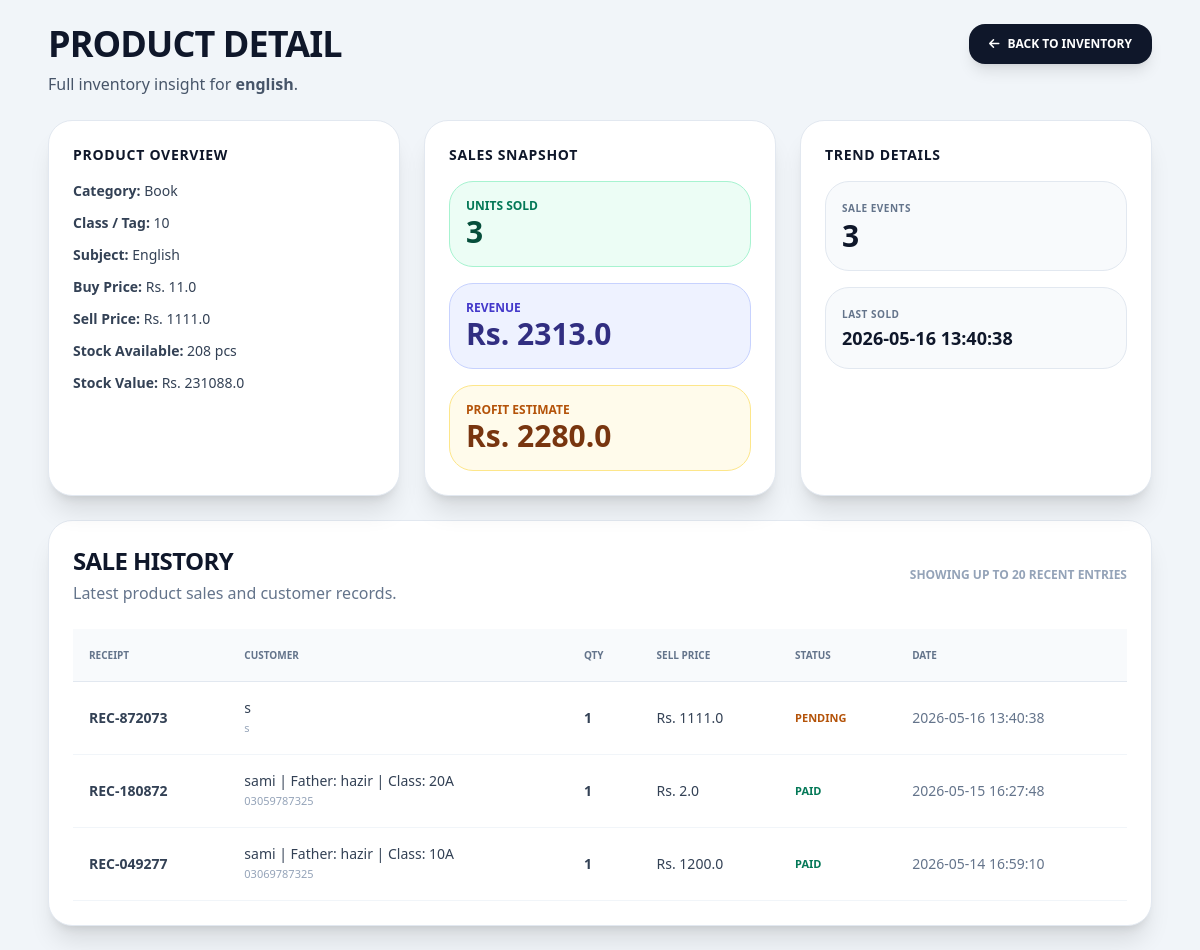
Page /product/3 (signed in) on the committed database.
### tables this page shows
CREATE TABLE products (
        id INTEGER PRIMARY KEY AUTOINCREMENT,
        name TEXT NOT NULL,
        category TEXT, -- Book, Notebook, Stationery
        student_class TEXT,
        subject TEXT,
        purchase_price REAL,
        selling_price REAL,
        stock INTEGER
    , tag TEXT, variation TEXT);

CREATE TABLE sale_items (sale_id INTEGER, product_name TEXT, qty INTEGER, price REAL);

CREATE TABLE sales (
        id INTEGER PRIMARY KEY AUTOINCREMENT,
        customer_id INTEGER,
        receipt_number TEXT UNIQUE,
        total_amount REAL,
        profit REAL,
        payment_status TEXT, -- 'Paid' or 'Pending' (Udhaar)
        timestamp DATETIME DEFAULT CURRENT_TIMESTAMP
    , cash_paid REAL DEFAULT 0);

CREATE TABLE customers (id INTEGER PRIMARY KEY AUTOINCREMENT, name TEXT, phone TEXT, student_name TEXT);

### main.py (the view)
@app.get("/product/{product_id}")
async def product_detail(request: Request, product_id: int):
    if not is_logged_in(request): raise HTTPException(status_code=401)
    conn = get_db()
    product = conn.execute("SELECT * FROM products WHERE id = ?", (product_id,)).fetchone()
    if not product:
        conn.close()
        raise HTTPException(status_code=404, detail="Product not found")
    analytics = conn.execute("""
        SELECT
            SUM(si.qty) as total_units,
            SUM(si.qty * si.price) as total_revenue,
            MAX(s.timestamp) as last_sold,
            COUNT(*) as sale_count
        FROM sale_items si
        JOIN sales s ON si.sale_id = s.id
        WHERE si.product_name = ?
    """, (product['name'],)).fetchone()
    sales = conn.execute("""
        SELECT si.qty, si.price, s.receipt_number, s.payment_status, s.timestamp,
               c.name as customer_name, c.phone as customer_phone
        FROM sale_items si
        JOIN sales s ON si.sale_id = s.id
        LEFT JOIN customers c ON s.customer_id = c.id
        WHERE si.product_name = ?
        ORDER BY s.timestamp DESC
        LIMIT 20
    """, (product['name'],)).fetchall()
    conn.close()
    total_units = analytics['total_units'] if analytics['total_units'] else 0
    total_revenue = analytics['total_revenue'] if analytics['total_revenue'] else 0
    sale_count = analytics['sale_count'] if analytics['sale_count'] else 0
    last_sold = analytics['last_sold']
    profit = total_revenue - (total_units * product['purchase_price']) if total_units else 0
    return templates.TemplateResponse(request, "product_detail.html", {
        "product": product,
        "sales": sales,
        "analytics": {
            "total_units": total_units,
            "total_revenue": total_revenue,
            "sale_count": sale_count,
            "last_sold": last_sold,
            "profit": profit
        }
    })

### templates/product_detail.html (shortened to what this page needs)
<!DOCTYPE html>
<html lang="en">
<head>
    <script src="https://cdn.tailwindcss.com"></script>
    <link rel="stylesheet" href="https://cdnjs.cloudflare.com/ajax/libs/font-awesome/6.0.0/css/all.min.css">
</head>
<body class="bg-slate-100 min-h-screen font-sans text-slate-900">
    <div class="max-w-6xl mx-auto p-6">
        <div class="flex flex-col md:flex-row justify-between items-start gap-4 mb-6">
            <div>
                <h1 class="text-4xl font-black uppercase tracking-tight">Product Detail</h1>
                <p class="text-slate-600 mt-2">Full inventory insight for <strong>{{ product.name }}</strong>.</p>
            </div>
            <div class="space-x-2">
                <a href="/" class="inline-flex items-center gap-2 bg-slate-900 text-white px-5 py-3 rounded-2xl font-black uppercase text-xs shadow-lg hover:bg-slate-800 transition"><i class="fas fa-arrow-left"></i> Back to Inventory</a>
            </div>
        </div>
        <div class="grid grid-cols-1 lg:grid-cols-3 gap-6 mb-6">
            <div class="bg-white rounded-3xl shadow-xl p-6 border border-slate-200">
                <h2 class="font-black text-slate-900 uppercase text-sm tracking-wider mb-4">Product Overview</h2>
                <div class="space-y-3 text-sm text-slate-700">
                    <div><span class="font-black">Category:</span> {{ product.category }}</div>
                    <div><span class="font-black">Class / Tag:</span> {{ product.student_class or product.tag or 'N/A' }}</div>
                    <div><span class="font-black">Subject:</span> {{ product.subject or product.variation or 'N/A' }}</div>
                    <div><span class="font-black">Buy Price:</span> Rs. {{ product.purchase_price }}</div>
                    <div><span class="font-black">Sell Price:</span> Rs. {{ product.selling_price }}</div>
                    <div><span class="font-black">Stock Available:</span> {{ product.stock }} pcs</div>
                    <div><span class="font-black">Stock Value:</span> Rs. {{ (product.stock * product.selling_price) | round(2) }}</div>
                </div>
            </div>
            <div class="bg-white rounded-3xl shadow-xl p-6 border border-slate-200">
                <h2 class="font-black text-slate-900 uppercase text-sm tracking-wider mb-4">Sales Snapshot</h2>
                <div class="grid gap-4 text-slate-700">
                    <div class="bg-emerald-50 p-4 rounded-3xl border border-emerald-200">
                        <div class="text-xs uppercase font-black text-emerald-700">Units Sold</div>
                        <div class="text-3xl font-black text-emerald-900">{{ analytics.total_units }}</div>
                    </div>
                    <div class="bg-indigo-50 p-4 rounded-3xl border border-indigo-200">
                        <div class="text-xs uppercase font-black text-indigo-700">Revenue</div>
                        <div class="text-3xl font-black text-indigo-900">Rs. {{ analytics.total_revenue | round(2) }}</div>
                    </div>
                    <div class="bg-amber-50 p-4 rounded-3xl border border-amber-200">
                        <div class="text-xs uppercase font-black text-amber-700">Profit Estimate</div>
                        <div class="text-3xl font-black text-amber-900">Rs. {{ analytics.profit | round(2) }}</div>
                    </div>
                </div>
            </div>
            <div class="bg-white rounded-3xl shadow-xl p-6 border border-slate-200">
                <h2 class="font-black text-slate-900 uppercase text-sm tracking-wider mb-4">Trend Details</h2>
                <div class="space-y-4 text-slate-700 text-sm">
                    <div class="bg-slate-50 p-4 rounded-3xl border border-slate-200">
                        <div class="font-black uppercase text-[10px] tracking-wider text-slate-500">Sale Events</div>
                        <div class="text-3xl font-black text-slate-900">{{ analytics.sale_count }}</div>
                    </div>
                    <div class="bg-slate-50 p-4 rounded-3xl border border-slate-200">
                        <div class="font-black uppercase text-[10px] tracking-wider text-slate-500">Last Sold</div>
                        <div class="text-lg font-black text-slate-900">{{ analytics.last_sold or 'No sales yet' }}</div>
                    </div>
                </div>
            </div>
        </div>
        <div class="bg-white rounded-3xl shadow-xl p-6 border border-slate-200">
            <div class="flex flex-col md:flex-row justify-between items-start md:items-center gap-4 mb-6">
                <div>
                    <h2 class="font-black text-2xl uppercase tracking-tight">Sale History</h2>
                    <p class="text-slate-500 mt-1">Latest product sales and customer records.</p>
                </div>
                <div class="text-xs uppercase font-black text-slate-400">Showing up to 20 recent entries</div>
            </div>
            {% if sales %}
            <div class="overflow-x-auto">
                <table class="min-w-full text-left text-sm text-slate-700">
                    <thead class="bg-slate-50 text-slate-500 uppercase text-[10px] font-black">
                        <tr>
                            <th class="p-4">Receipt</th>
                            <th class="p-4">Customer</th>
                            <th class="p-4">Qty</th>
                            <th class="p-4">Sell Price</th>
                            <th class="p-4">Status</th>
                            <th class="p-4">Date</th>
                        </tr>
                    </thead>
                    <tbody class="border-t border-slate-200">
                        {% for sale in sales %}
                        <tr class="border-b border-slate-100 hover:bg-slate-50">
                            <td class="p-4 font-bold">{{ sale.receipt_number }}</td>
                            <td class="p-4">
                                <div>{{ sale.customer_name or 'Walk-in' }}</div>
                                <div class="text-[11px] text-slate-400">{{ sale.customer_phone or 'N/A' }}</div>
                            </td>
                            <td class="p-4 font-black">{{ sale.qty }}</td>
                            <td class="p-4">Rs. {{ sale.price }}</td>
                            <td class="p-4 uppercase text-[11px] font-black {{ 'text-emerald-700' if sale.payment_status == 'Paid' else 'text-amber-700' }}">{{ sale.payment_status }}</td>
                            <td class="p-4 text-slate-500">{{ sale.timestamp }}</td>
                        </tr>
                        {% endfor %}
                    </tbody>
                </table>
            </div>
            {% else %}
            <div class="py-12 text-center text-slate-500 font-black uppercase">Koi sale history nahi mili is product ke liye.</div>
            {% endif %}
        </div>
    </div>
</body>
</html>

### rows in the picture
products: name "english", category "Book", student_class "10", subject "English", purchase_price "11.0", selling_price "1111.0", stock "208", (product.stock*product.selling_price)|round(2) "231088.0"
sale_items: receipt_number "REC-872073", name "s", phone "s", qty "1", price "1111.0", payment_status "PENDING", timestamp "2026-05-16 13:40:38"
sale_items: receipt_number "REC-180872", name "sami | Father: hazir | Class: 20A", phone "03059787325", qty "1", price "2.0", payment_status "PAID", timestamp "2026-05-15 16:27:48"
sale_items: receipt_number "REC-049277", name "sami | Father: hazir | Class: 10A", phone "03069787325", qty "1", price "1200.0", payment_status "PAID", timestamp "2026-05-14 16:59:10"

### other values in the picture
{{ analytics.total_units }} "3"
{{ analytics.total_revenue | round(2) }} "2313.0"
{{ analytics.profit | round(2) }} "2280.0"
{{ analytics.sale_count }} "3"
{{ analytics.last_sold or 'No sales yet' }} "2026-05-16 13:40:38"
